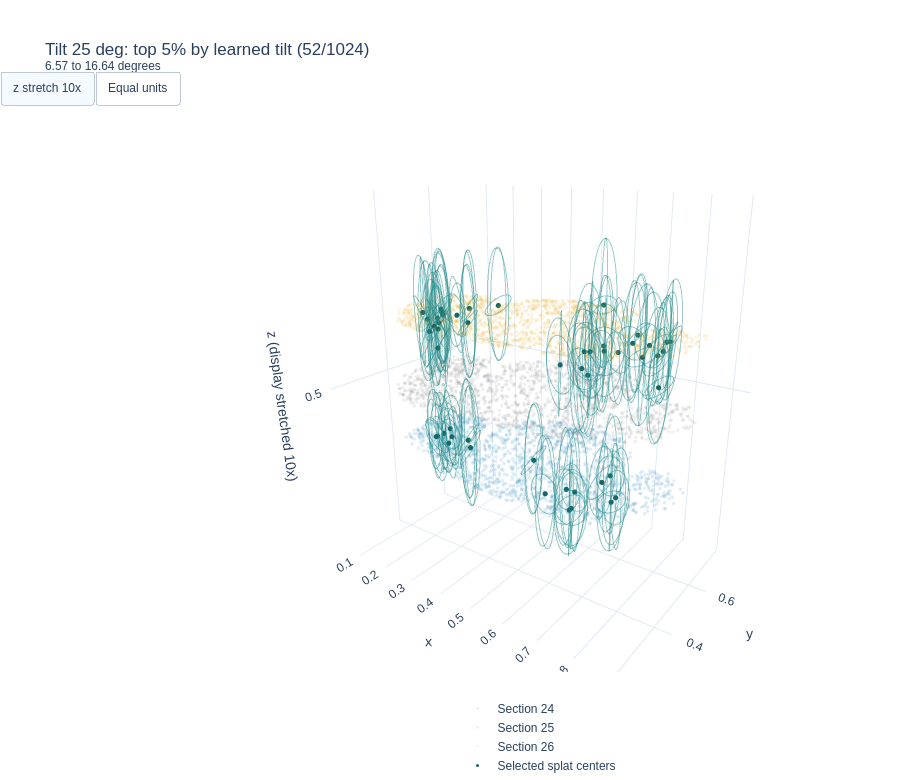

Notebook cell for this chart:
### Markdown cell above
## Interactive highest-tilt splats

Same fitted splat selection and geometry as the static highest-tilt view. Drag to rotate, scroll to zoom, and hover over contours or centers for splat IDs and learned angles. The buttons toggle equal-unit geometry and stretched z without changing model coordinates. A self-contained HTML file is exported under the current FIGURES directory and works offline if inline display is unavailable. Plotly is required; no retraining is performed.

### Code cell
# Requires fitted models and coordinates, not a new fit.
from paper import volumetric_registration_plots as volume_plots
import importlib
importlib.reload(volume_plots)

INTERACTIVE_TOP_TILT_PERCENT = float(globals().get('TOP_TILT_PERCENT', 5.))
INTERACTIVE_Z_STRETCH = float(globals().get('TILT_VIEW_Z_STRETCH',
                                         globals().get('Z_DISPLAY_STRETCH', 10.)))
interactive_tilt_figures = {}
for name, model in models.items():
    if model.splat_field.max_tilt_degrees <= 0:
        continue
    interactive = volume_plots.highest_tilt_figure(
        model, xyz, name=name, top_percent=INTERACTIVE_TOP_TILT_PERCENT,
        z_stretch=INTERACTIVE_Z_STRETCH, section_labels=SECTIONS)
    interactive_tilt_figures[name] = interactive
    filename = f'three_section_highest_tilt_{model.splat_field.max_tilt_degrees:g}deg_interactive.html'
    path = FIGURES/filename
    interactive.write_html(path, include_plotlyjs=True, full_html=True,
                           config={'scrollZoom': True, 'displaylogo': False})
    print('Standalone interactive figure:', path)
    interactive.show(renderer='plotly_mimetype',
                     config={'scrollZoom': True, 'displaylogo': False})
if not interactive_tilt_figures:
    raise RuntimeError('Load a fitted model with tilt enabled first.')

### Figure 1 — Plotly figure (JSON) as saved in the notebook; plotly's stock layout.template omitted (floating-point values rounded to 4 significant figures; data arrays with more than 128 entries replaced by an {"elided": "..."} marker saying what was removed)
{"data": [{"hoverinfo": "skip", "marker": {"color": "#0072b2", "opacity": 0.12, "size": 2}, "mode": "markers", "name": "Section 24", "type": "scatter3d", "x": {"elided": "1500 float values"}, "y": {"elided": "1500 float values"}, "z": {"elided": "1500 float values"}}, {"hoverinfo": "skip", "marker": {"color": "#777777", "opacity": 0.12, "size": 2}, "mode": "markers", "name": "Section 25", "type": "scatter3d", "x": {"elided": "1500 float values"}, "y": {"elided": "1500 float values"}, "z": {"elided": "1500 float values"}}, {"hoverinfo": "skip", "marker": {"color": "#e69f00", "opacity": 0.12, "size": 2}, "mode": "markers", "name": "Section 26", "type": "scatter3d", "x": {"elided": "1500 float values"}, "y": {"elided": "1500 float values"}, "z": {"elided": "1500 float values"}}, {"hovertemplate": "Splat 997<br>Tilt: 16.64 degrees<br>x: %{x:.4f}<br>y: %{y:.4f}<br>z: %{z:.4f}<extra></extra>", "legendgroup": "splats", "line": {"color": "#238b8b", "width": 2}, "mode": "lines", "name": "Splat 997", "opacity": 0.45, "showlegend": false, "type": "scatter3d", "x": {"elided": "183 float values"}, "y": {"elided": "183 float values"}, "z": {"elided": "183 float values"}}, {"hovertemplate": "Splat 64<br>Tilt: 16.6 degrees<br>x: %{x:.4f}<br>y: %{y:.4f}<br>z: %{z:.4f}<extra></extra>", "legendgroup": "splats", "line": {"color": "#238b8b", "width": 2}, "mode": "lines", "name": "Splat 64", "opacity": 0.45, "showlegend": false, "type": "scatter3d", "x": {"elided": "183 float values"}, "y": {"elided": "183 float values"}, "z": {"elided": "183 float values"}}, {"hovertemplate": "Splat 36<br>Tilt: 16.02 degrees<br>x: %{x:.4f}<br>y: %{y:.4f}<br>z: %{z:.4f}<extra></extra>", "legendgroup": "splats", "line": {"color": "#238b8b", "width": 2}, "mode": "lines", "name": "Splat 36", "opacity": 0.45, "showlegend": false, "type": "scatter3d", "x": {"elided": "183 float values"}, "y": {"elided": "183 float values"}, "z": {"elided": "183 float values"}}, {"hovertemplate": "Splat 116<br>Tilt: 14.49 degrees<br>x: %{x:.4f}<br>y: %{y:.4f}<br>z: %{z:.4f}<extra></extra>", "legendgroup": "splats", "line": {"color": "#238b8b", "width": 2}, "mode": "lines", "name": "Splat 116", "opacity": 0.45, "showlegend": false, "type": "scatter3d", "x": {"elided": "183 float values"}, "y": {"elided": "183 float values"}, "z": {"elided": "183 float values"}}, {"hovertemplate": "Splat 306<br>Tilt: 14.43 degrees<br>x: %{x:.4f}<br>y: %{y:.4f}<br>z: %{z:.4f}<extra></extra>", "legendgroup": "splats", "line": {"color": "#238b8b", "width": 2}, "mode": "lines", "name": "Splat 306", "opacity": 0.45, "showlegend": false, "type": "scatter3d", "x": {"elided": "183 float values"}, "y": {"elided": "183 float values"}, "z": {"elided": "183 float values"}}, {"hovertemplate": "Splat 735<br>Tilt: 14.42 degrees<br>x: %{x:.4f}<br>y: %{y:.4f}<br>z: %{z:.4f}<extra></extra>", "legendgroup": "splats", "line": {"color": "#238b8b", "width": 2}, "mode": "lines", "name": "Splat 735", "opacity": 0.45, "showlegend": false, "type": "scatter3d", "x": {"elided": "183 float values"}, "y": {"elided": "183 float values"}, "z": {"elided": "183 float values"}}, {"hovertemplate": "Splat 1022<br>Tilt: 14.41 degrees<br>x: %{x:.4f}<br>y: %{y:.4f}<br>z: %{z:.4f}<extra></extra>", "legendgroup": "splats", "line": {"color": "#238b8b", "width": 2}, "mode": "lines", "name": "Splat 1022", "opacity": 0.45, "showlegend": false, "type": "scatter3d", "x": {"elided": "183 float values"}, "y": {"elided": "183 float values"}, "z": {"elided": "183 float values"}}, {"hovertemplate": "Splat 192<br>Tilt: 13.68 degrees<br>x: %{x:.4f}<br>y: %{y:.4f}<br>z: %{z:.4f}<extra></extra>", "legendgroup": "splats", "line": {"color": "#238b8b", "width": 2}, "mode": "lines", "name": "Splat 192", "opacity": 0.45, "showlegend": false, "type": "scatter3d", "x": {"elided": "183 float values"}, "y": {"elided": "183 float values"}, "z": {"elided": "183 float values"}}, {"hovertemplate": "Splat 771<br>Tilt: 13.64 degrees<br>x: %{x:.4f}<br>y: %{y:.4f}<br>z: %{z:.4f}<extra></extra>", "legendgroup": "splats", "line": {"color": "#238b8b", "width": 2}, "mode": "lines", "name": "Splat 771", "opacity": 0.45, "showlegend": false, "type": "scatter3d", "x": {"elided": "183 float values"}, "y": {"elided": "183 float values"}, "z": {"elided": "183 float values"}}, {"hovertemplate": "Splat 756<br>Tilt: 13.49 degrees<br>x: %{x:.4f}<br>y: %{y:.4f}<br>z: %{z:.4f}<extra></extra>", "legendgroup": "splats", "line": {"color": "#238b8b", "width": 2}, "mode": "lines", "name": "Splat 756", "opacity": 0.45, "showlegend": false, "type": "scatter3d", "x": {"elided": "183 float values"}, "y": {"elided": "183 float values"}, "z": {"elided": "183 float values"}}, {"hovertemplate": "Splat 848<br>Tilt: 13.29 degrees<br>x: %{x:.4f}<br>y: %{y:.4f}<br>z: %{z:.4f}<extra></extra>", "legendgroup": "splats", "line": {"color": "#238b8b", "width": 2}, "mode": "lines", "name": "Splat 848", "opacity": 0.45, "showlegend": false, "type": "scatter3d", "x": {"elided": "183 float values"}, "y": {"elided": "183 float values"}, "z": {"elided": "183 float values"}}, {"hovertemplate": "Splat 1019<br>Tilt: 13.04 degrees<br>x: %{x:.4f}<br>y: %{y:.4f}<br>z: %{z:.4f}<extra></extra>", "legendgroup": "splats", "line": {"color": "#238b8b", "width": 2}, "mode": "lines", "name": "Splat 1019", "opacity": 0.45, "showlegend": false, "type": "scatter3d", "x": {"elided": "183 float values"}, "y": {"elided": "183 float values"}, "z": {"elided": "183 float values"}}, {"hovertemplate": "Splat 22<br>Tilt: 12.79 degrees<br>x: %{x:.4f}<br>y: %{y:.4f}<br>z: %{z:.4f}<extra></extra>", "legendgroup": "splats", "line": {"color": "#238b8b", "width": 2}, "mode": "lines", "name": "Splat 22", "opacity": 0.45, "showlegend": false, "type": "scatter3d", "x": {"elided": "183 float values"}, "y": {"elided": "183 float values"}, "z": {"elided": "183 float values"}}, {"hovertemplate": "Splat 878<br>Tilt: 12.43 degrees<br>x: %{x:.4f}<br>y: %{y:.4f}<br>z: %{z:.4f}<extra></extra>", "legendgroup": "splats", "line": {"color": "#238b8b", "width": 2}, "mode": "lines", "name": "Splat 878", "opacity": 0.45, "showlegend": false, "type": "scatter3d", "x": {"elided": "183 float values"}, "y": {"elided": "183 float values"}, "z": {"elided": "183 float values"}}, {"hovertemplate": "Splat 875<br>Tilt: 12.26 degrees<br>x: %{x:.4f}<br>y: %{y:.4f}<br>z: %{z:.4f}<extra></extra>", "legendgroup": "splats", "line": {"color": "#238b8b", "width": 2}, "mode": "lines", "name": "Splat 875", "opacity": 0.45, "showlegend": false, "type": "scatter3d", "x": {"elided": "183 float values"}, "y": {"elided": "183 float values"}, "z": {"elided": "183 float values"}}, {"hovertemplate": "Splat 855<br>Tilt: 12.2 degrees<br>x: %{x:.4f}<br>y: %{y:.4f}<br>z: %{z:.4f}<extra></extra>", "legendgroup": "splats", "line": {"color": "#238b8b", "width": 2}, "mode": "lines", "name": "Splat 855", "opacity": 0.45, "showlegend": false, "type": "scatter3d", "x": {"elided": "183 float values"}, "y": {"elided": "183 float values"}, "z": {"elided": "183 float values"}}, {"hovertemplate": "Splat 890<br>Tilt: 12.04 degrees<br>x: %{x:.4f}<br>y: %{y:.4f}<br>z: %{z:.4f}<extra></extra>", "legendgroup": "splats", "line": {"color": "#238b8b", "width": 2}, "mode": "lines", "name": "Splat 890", "opacity": 0.45, "showlegend": false, "type": "scatter3d", "x": {"elided": "183 float values"}, "y": {"elided": "183 float values"}, "z": {"elided": "183 float values"}}, {"hovertemplate": "Splat 980<br>Tilt: 12.01 degrees<br>x: %{x:.4f}<br>y: %{y:.4f}<br>z: %{z:.4f}<extra></extra>", "legendgroup": "splats", "line": {"color": "#238b8b", "width": 2}, "mode": "lines", "name": "Splat 980", "opacity": 0.45, "showlegend": false, "type": "scatter3d", "x": {"elided": "183 float values"}, "y": {"elided": "183 float values"}, "z": {"elided": "183 float values"}}, {"hovertemplate": "Splat 700<br>Tilt: 11.87 degrees<br>x: %{x:.4f}<br>y: %{y:.4f}<br>z: %{z:.4f}<extra></extra>", "legendgroup": "splats", "line": {"color": "#238b8b", "width": 2}, "mode": "lines", "name": "Splat 700", "opacity": 0.45, "showlegend": false, "type": "scatter3d", "x": {"elided": "183 float values"}, "y": {"elided": "183 float values"}, "z": {"elided": "183 float values"}}, {"hovertemplate": "Splat 376<br>Tilt: 11.85 degrees<br>x: %{x:.4f}<br>y: %{y:.4f}<br>z: %{z:.4f}<extra></extra>", "legendgroup": "splats", "line": {"color": "#238b8b", "width": 2}, "mode": "lines", "name": "Splat 376", "opacity": 0.45, "showlegend": false, "type": "scatter3d", "x": {"elided": "183 float values"}, "y": {"elided": "183 float values"}, "z": {"elided": "183 float values"}}, {"hovertemplate": "Splat 206<br>Tilt: 11.63 degrees<br>x: %{x:.4f}<br>y: %{y:.4f}<br>z: %{z:.4f}<extra></extra>", "legendgroup": "splats", "line": {"color": "#238b8b", "width": 2}, "mode": "lines", "name": "Splat 206", "opacity": 0.45, "showlegend": false, "type": "scatter3d", "x": {"elided": "183 float values"}, "y": {"elided": "183 float values"}, "z": {"elided": "183 float values"}}, {"hovertemplate": "Splat 777<br>Tilt: 11.49 degrees<br>x: %{x:.4f}<br>y: %{y:.4f}<br>z: %{z:.4f}<extra></extra>", "legendgroup": "splats", "line": {"color": "#238b8b", "width": 2}, "mode": "lines", "name": "Splat 777", "opacity": 0.45, "showlegend": false, "type": "scatter3d", "x": {"elided": "183 float values"}, "y": {"elided": "183 float values"}, "z": {"elided": "183 float values"}}, {"hovertemplate": "Splat 174<br>Tilt: 11.39 degrees<br>x: %{x:.4f}<br>y: %{y:.4f}<br>z: %{z:.4f}<extra></extra>", "legendgroup": "splats", "line": {"color": "#238b8b", "width": 2}, "mode": "lines", "name": "Splat 174", "opacity": 0.45, "showlegend": false, "type": "scatter3d", "x": {"elided": "183 float values"}, "y": {"elided": "183 float values"}, "z": {"elided": "183 float values"}}, {"hovertemplate": "Splat 79<br>Tilt: 11.32 degrees<br>x: %{x:.4f}<br>y: %{y:.4f}<br>z: %{z:.4f}<extra></extra>", "legendgroup": "splats", "line": {"color": "#238b8b", "width": 2}, "mode": "lines", "name": "Splat 79", "opacity": 0.45, "showlegend": false, "type": "scatter3d", "x": {"elided": "183 float values"}, "y": {"elided": "183 float values"}, "z": {"elided": "183 float values"}}, {"hovertemplate": "Splat 999<br>Tilt: 10.48 degrees<br>x: %{x:.4f}<br>y: %{y:.4f}<br>z: %{z:.4f}<extra></extra>", "legendgroup": "splats", "line": {"color": "#238b8b", "width": 2}, "mode": "lines", "name": "Splat 999", "opacity": 0.45, "showlegend": false, "type": "scatter3d", "x": {"elided": "183 float values"}, "y": {"elided": "183 float values"}, "z": {"elided": "183 float values"}}, {"hovertemplate": "Splat 217<br>Tilt: 10.28 degrees<br>x: %{x:.4f}<br>y: %{y:.4f}<br>z: %{z:.4f}<extra></extra>", "legendgroup": "splats", "line": {"color": "#238b8b", "width": 2}, "mode": "lines", "name": "Splat 217", "opacity": 0.45, "showlegend": false, "type": "scatter3d", "x": {"elided": "183 float values"}, "y": {"elided": "183 float values"}, "z": {"elided": "183 float values"}}, {"hovertemplate": "Splat 618<br>Tilt: 10.2 degrees<br>x: %{x:.4f}<br>y: %{y:.4f}<br>z: %{z:.4f}<extra></extra>", "legendgroup": "splats", "line": {"color": "#238b8b", "width": 2}, "mode": "lines", "name": "Splat 618", "opacity": 0.45, "showlegend": false, "type": "scatter3d", "x": {"elided": "183 float values"}, "y": {"elided": "183 float values"}, "z": {"elided": "183 float values"}}, {"hovertemplate": "Splat 882<br>Tilt: 10.04 degrees<br>x: %{x:.4f}<br>y: %{y:.4f}<br>z: %{z:.4f}<extra></extra>", "legendgroup": "splats", "line": {"color": "#238b8b", "width": 2}, "mode": "lines", "name": "Splat 882", "opacity": 0.45, "showlegend": false, "type": "scatter3d", "x": {"elided": "183 float values"}, "y": {"elided": "183 float values"}, "z": {"elided": "183 float values"}}, {"hovertemplate": "Splat 54<br>Tilt: 9.885 degrees<br>x: %{x:.4f}<br>y: %{y:.4f}<br>z: %{z:.4f}<extra></extra>", "legendgroup": "splats", "line": {"color": "#238b8b", "width": 2}, "mode": "lines", "name": "Splat 54", "opacity": 0.45, "showlegend": false, "type": "scatter3d", "x": {"elided": "183 float values"}, "y": {"elided": "183 float values"}, "z": {"elided": "183 float values"}}, {"hovertemplate": "Splat 220<br>Tilt: 9.554 degrees<br>x: %{x:.4f}<br>y: %{y:.4f}<br>z: %{z:.4f}<extra></extra>", "legendgroup": "splats", "line": {"color": "#238b8b", "width": 2}, "mode": "lines", "name": "Splat 220", "opacity": 0.45, "showlegend": false, "type": "scatter3d", "x": {"elided": "183 float values"}, "y": {"elided": "183 float values"}, "z": {"elided": "183 float values"}}, {"hovertemplate": "Splat 590<br>Tilt: 9.554 degrees<br>x: %{x:.4f}<br>y: %{y:.4f}<br>z: %{z:.4f}<extra></extra>", "legendgroup": "splats", "line": {"color": "#238b8b", "width": 2}, "mode": "lines", "name": "Splat 590", "opacity": 0.45, "showlegend": false, "type": "scatter3d", "x": {"elided": "183 float values"}, "y": {"elided": "183 float values"}, "z": {"elided": "183 float values"}}, {"hovertemplate": "Splat 1013<br>Tilt: 9.503 degrees<br>x: %{x:.4f}<br>y: %{y:.4f}<br>z: %{z:.4f}<extra></extra>", "legendgroup": "splats", "line": {"color": "#238b8b", "width": 2}, "mode": "lines", "name": "Splat 1013", "opacity": 0.45, "showlegend": false, "type": "scatter3d", "x": {"elided": "183 float values"}, "y": {"elided": "183 float values"}, "z": {"elided": "183 float values"}}, {"hovertemplate": "Splat 972<br>Tilt: 9.454 degrees<br>x: %{x:.4f}<br>y: %{y:.4f}<br>z: %{z:.4f}<extra></extra>", "legendgroup": "splats", "line": {"color": "#238b8b", "width": 2}, "mode": "lines", "name": "Splat 972", "opacity": 0.45, "showlegend": false, "type": "scatter3d", "x": {"elided": "183 float values"}, "y": {"elided": "183 float values"}, "z": {"elided": "183 float values"}}, {"hovertemplate": "Splat 959<br>Tilt: 9.041 degrees<br>x: %{x:.4f}<br>y: %{y:.4f}<br>z: %{z:.4f}<extra></extra>", "legendgroup": "splats", "line": {"color": "#238b8b", "width": 2}, "mode": "lines", "name": "Splat 959", "opacity": 0.45, "showlegend": false, "type": "scatter3d", "x": {"elided": "183 float values"}, "y": {"elided": "183 float values"}, "z": {"elided": "183 float values"}}, {"hovertemplate": "Splat 0<br>Tilt: 8.956 degrees<br>x: %{x:.4f}<br>y: %{y:.4f}<br>z: %{z:.4f}<extra></extra>", "legendgroup": "splats", "line": {"color": "#238b8b", "width": 2}, "mode": "lines", "name": "Splat 0", "opacity": 0.45, "showlegend": false, "type": "scatter3d", "x": {"elided": "183 float values"}, "y": {"elided": "183 float values"}, "z": {"elided": "183 float values"}}, {"hovertemplate": "Splat 289<br>Tilt: 8.947 degrees<br>x: %{x:.4f}<br>y: %{y:.4f}<br>z: %{z:.4f}<extra></extra>", "legendgroup": "splats", "line": {"color": "#238b8b", "width": 2}, "mode": "lines", "name": "Splat 289", "opacity": 0.45, "showlegend": false, "type": "scatter3d", "x": {"elided": "183 float values"}, "y": {"elided": "183 float values"}, "z": {"elided": "183 float values"}}, {"hovertemplate": "Splat 194<br>Tilt: 8.72 degrees<br>x: %{x:.4f}<br>y: %{y:.4f}<br>z: %{z:.4f}<extra></extra>", "legendgroup": "splats", "line": {"color": "#238b8b", "width": 2}, "mode": "lines", "name": "Splat 194", "opacity": 0.45, "showlegend": false, "type": "scatter3d", "x": {"elided": "183 float values"}, "y": {"elided": "183 float values"}, "z": {"elided": "183 float values"}}, {"hovertemplate": "Splat 779<br>Tilt: 8.442 degrees<br>x: %{x:.4f}<br>y: %{y:.4f}<br>z: %{z:.4f}<extra></extra>", "legendgroup": "splats", "line": {"color": "#238b8b", "width": 2}, "mode": "lines", "name": "Splat 779", "opacity": 0.45, "showlegend": false, "type": "scatter3d", "x": {"elided": "183 float values"}, "y": {"elided": "183 float values"}, "z": {"elided": "183 float values"}}, {"hovertemplate": "Splat 318<br>Tilt: 8.228 degrees<br>x: %{x:.4f}<br>y: %{y:.4f}<br>z: %{z:.4f}<extra></extra>", "legendgroup": "splats", "line": {"color": "#238b8b", "width": 2}, "mode": "lines", "name": "Splat 318", "opacity": 0.45, "showlegend": false, "type": "scatter3d", "x": {"elided": "183 float values"}, "y": {"elided": "183 float values"}, "z": {"elided": "183 float values"}}, {"hovertemplate": "Splat 857<br>Tilt: 8.092 degrees<br>x: %{x:.4f}<br>y: %{y:.4f}<br>z: %{z:.4f}<extra></extra>", "legendgroup": "splats", "line": {"color": "#238b8b", "width": 2}, "mode": "lines", "name": "Splat 857", "opacity": 0.45, "showlegend": false, "type": "scatter3d", "x": {"elided": "183 float values"}, "y": {"elided": "183 float values"}, "z": {"elided": "183 float values"}}, {"hovertemplate": "Splat 931<br>Tilt: 8.013 degrees<br>x: %{x:.4f}<br>y: %{y:.4f}<br>z: %{z:.4f}<extra></extra>", "legendgroup": "splats", "line": {"color": "#238b8b", "width": 2}, "mode": "lines", "name": "Splat 931", "opacity": 0.45, "showlegend": false, "type": "scatter3d", "x": {"elided": "183 float values"}, "y": {"elided": "183 float values"}, "z": {"elided": "183 float values"}}, {"hovertemplate": "Splat 207<br>Tilt: 7.761 degrees<br>x: %{x:.4f}<br>y: %{y:.4f}<br>z: %{z:.4f}<extra></extra>", "legendgroup": "splats", "line": {"color": "#238b8b", "width": 2}, "mode": "lines", "name": "Splat 207", "opacity": 0.45, "showlegend": false, "type": "scatter3d", "x": {"elided": "183 float values"}, "y": {"elided": "183 float values"}, "z": {"elided": "183 float values"}}, {"hovertemplate": "Splat 660<br>Tilt: 7.694 degrees<br>x: %{x:.4f}<br>y: %{y:.4f}<br>z: %{z:.4f}<extra></extra>", "legendgroup": "splats", "line": {"color": "#238b8b", "width": 2}, "mode": "lines", "name": "Splat 660", "opacity": 0.45, "showlegend": false, "type": "scatter3d", "x": {"elided": "183 float values"}, "y": {"elided": "183 float values"}, "z": {"elided": "183 float values"}}, {"hovertemplate": "Splat 837<br>Tilt: 7.559 degrees<br>x: %{x:.4f}<br>y: %{y:.4f}<br>z: %{z:.4f}<extra></extra>", "legendgroup": "splats", "line": {"color": "#238b8b", "width": 2}, "mode": "lines", "name": "Splat 837", "opacity": 0.45, "showlegend": false, "type": "scatter3d", "x": {"elided": "183 float values"}, "y": {"elided": "183 float values"}, "z": {"elided": "183 float values"}}, {"hovertemplate": "Splat 860<br>Tilt: 7.165 degrees<br>x: %{x:.4f}<br>y: %{y:.4f}<br>z: %{z:.4f}<extra></extra>", "legendgroup": "splats", "line": {"color": "#238b8b", "width": 2}, "mode": "lines", "name": "Splat 860", "opacity": 0.45, "showlegend": false, "type": "scatter3d", "x": {"elided": "183 float values"}, "y": {"elided": "183 float values"}, "z": {"elided": "183 float values"}}, {"hovertemplate": "Splat 687<br>Tilt: 6.884 degrees<br>x: %{x:.4f}<br>y: %{y:.4f}<br>z: %{z:.4f}<extra></extra>", "legendgroup": "splats", "line": {"color": "#238b8b", "width": 2}, "mode": "lines", "name": "Splat 687", "opacity": 0.45, "showlegend": false, "type": "scatter3d", "x": {"elided": "183 float values"}, "y": {"elided": "183 float values"}, "z": {"elided": "183 float values"}}, {"hovertemplate": "Splat 885<br>Tilt: 6.835 degrees<br>x: %{x:.4f}<br>y: %{y:.4f}<br>z: %{z:.4f}<extra></extra>", "legendgroup": "splats", "line": {"color": "#238b8b", "width": 2}, "mode": "lines", "name": "Splat 885", "opacity": 0.45, "showlegend": false, "type": "scatter3d", "x": {"elided": "183 float values"}, "y": {"elided": "183 float values"}, "z": {"elided": "183 float values"}}, {"hovertemplate": "Splat 1021<br>Tilt: 6.778 degrees<br>x: %{x:.4f}<br>y: %{y:.4f}<br>z: %{z:.4f}<extra></extra>", "legendgroup": "splats", "line": {"color": "#238b8b", "width": 2}, "mode": "lines", "name": "Splat 1021", "opacity": 0.45, "showlegend": false, "type": "scatter3d", "x": {"elided": "183 float values"}, "y": {"elided": "183 float values"}, "z": {"elided": "183 float values"}}, {"hovertemplate": "Splat 637<br>Tilt: 6.687 degrees<br>x: %{x:.4f}<br>y: %{y:.4f}<br>z: %{z:.4f}<extra></extra>", "legendgroup": "splats", "line": {"color": "#238b8b", "width": 2}, "mode": "lines", "name": "Splat 637", "opacity": 0.45, "showlegend": false, "type": "scatter3d", "x": {"elided": "183 float values"}, "y": {"elided": "183 float values"}, "z": {"elided": "183 float values"}}, {"hovertemplate": "Splat 483<br>Tilt: 6.592 degrees<br>x: %{x:.4f}<br>y: %{y:.4f}<br>z: %{z:.4f}<extra></extra>", "legendgroup": "splats", "line": {"color": "#238b8b", "width": 2}, "mode": "lines", "name": "Splat 483", "opacity": 0.45, "showlegend": false, "type": "scatter3d", "x": {"elided": "183 float values"}, "y": {"elided": "183 float values"}, "z": {"elided": "183 float values"}}, {"hovertemplate": "Splat 928<br>Tilt: 6.58 degrees<br>x: %{x:.4f}<br>y: %{y:.4f}<br>z: %{z:.4f}<extra></extra>", "legendgroup": "splats", "line": {"color": "#238b8b", "width": 2}, "mode": "lines", "name": "Splat 928", "opacity": 0.45, "showlegend": false, "type": "scatter3d", "x": {"elided": "183 float values"}, "y": {"elided": "183 float values"}, "z": {"elided": "183 float values"}}, {"hovertemplate": "Splat 926<br>Tilt: 6.573 degrees<br>x: %{x:.4f}<br>y: %{y:.4f}<br>z: %{z:.4f}<extra></extra>", "legendgroup": "splats", "line": {"color": "#238b8b", "width": 2}, "mode": "lines", "name": "Splat 926", "opacity": 0.45, "showlegend": false, "type": "scatter3d", "x": {"elided": "183 float values"}, "y": {"elided": "183 float values"}, "z": {"elided": "183 float values"}}, {"customdata": [[997.0, 16.64], [64.0, 16.6], [36.0, 16.02], [116.0, 14.49], [306.0, 14.43], [735.0, 14.42], [1022.0, 14.41], [192.0, 13.68], [771.0, 13.64], [756.0, 13.49], [848.0, 13.29], [1019.0, 13.04], [22.0, 12.79], [878.0, 12.43], [875.0, 12.26], [855.0, 12.2], [890.0, 12.04], [980.0, 12.01], [700.0, 11.87], [376.0, 11.85], [206.0, 11.63], [777.0, 11.49], [174.0, 11.39], [79.0, 11.32], [999.0, 10.48], [217.0, 10.28], [618.0, 10.2], [882.0, 10.04], [54.0, 9.885], [220.0, 9.554], [590.0, 9.554], [1013.0, 9.503], [972.0, 9.454], [959.0, 9.041], [0.0, 8.956], [289.0, 8.947], [194.0, 8.72], [779.0, 8.442], [318.0, 8.228], [857.0, 8.092], [931.0, 8.013], [207.0, 7.761], [660.0, 7.694], [837.0, 7.559], [860.0, 7.165], [687.0, 6.884], [885.0, 6.835], [1021.0, 6.778], [637.0, 6.687], [483.0, 6.592], [928.0, 6.58], [926.0, 6.573]], "hovertemplate": "Splat %{customdata[0]:.0f}<br>Tilt: %{customdata[1]:.4g} degrees<br>x: %{x:.4f}<br>y: %{y:.4f}<br>z: %{z:.4f}<extra></extra>", "marker": {"color": "#176565", "size": 3}, "mode": "markers", "name": "Selected splat centers", "type": "scatter3d", "x": [0.2342, 0.2516, 0.7157, 0.2399, 0.7251, 0.7221, 0.6872, 0.2082, 0.7319, 0.7536, 0.2877, 0.823, 0.1865, 0.8255, 0.3404, 0.7596, 0.8137, 0.2662, 0.2516, 0.7204, 0.1956, 0.1925, 0.7826, 0.6956, 0.2629, 0.7778, 0.7164, 0.8235, 0.2008, 0.7383, 0.3158, 0.7322, 0.3638, 0.1977, 0.5076, 0.6602, 0.3615, 0.7321, 0.3689, 0.7557, 0.2613, 0.6322, 0.2627, 0.8289, 0.7485, 0.7187, 0.288, 0.8445, 0.2537, 0.5336, 0.8212, 0.1982], "y": [0.4946, 0.4201, 0.4542, 0.4468, 0.3017, 0.3468, 0.3081, 0.4172, 0.3532, 0.3762, 0.3337, 0.4935, 0.4983, 0.5319, 0.3091, 0.4278, 0.4686, 0.3863, 0.4208, 0.3012, 0.463, 0.4099, 0.4015, 0.3631, 0.513, 0.3892, 0.3738, 0.5199, 0.4304, 0.4535, 0.3214, 0.3541, 0.2805, 0.473, 0.4629, 0.3825, 0.3845, 0.4115, 0.3679, 0.5028, 0.5067, 0.3342, 0.3936, 0.5416, 0.5409, 0.3445, 0.6051, 0.4613, 0.3634, 0.7571, 0.422, 0.4752], "z": [0.5162, 0.482, 0.4824, 0.4826, 0.4827, 0.518, 0.5155, 0.4829, 0.518, 0.5179, 0.516, 0.5152, 0.482, 0.5175, 0.518, 0.5165, 0.518, 0.518, 0.518, 0.4822, 0.482, 0.518, 0.4827, 0.4832, 0.518, 0.482, 0.5119, 0.5156, 0.4824, 0.4849, 0.518, 0.518, 0.5144, 0.5178, 0.4822, 0.482, 0.4849, 0.5179, 0.4878, 0.5168, 0.5143, 0.482, 0.5167, 0.5175, 0.5177, 0.5143, 0.5175, 0.5091, 0.518, 0.518, 0.5166, 0.5171]}], "layout": {"font": {"family": "Helvetica, Nimbus Sans, Arial, sans-serif"}, "height": 780, "legend": {"orientation": "h", "x": 0.5, "xanchor": "center", "y": -0.04}, "margin": {"b": 10, "l": 0, "r": 0, "t": 110}, "scene": {"aspectmode": "manual", "aspectratio": {"x": 0.93, "y": 0.6149, "z": 1}, "camera": {"eye": {"x": 0.9702, "y": -1.386, "z": 0.6156}}, "dragmode": "orbit", "xaxis": {"range": [0.05333, 0.9467], "title": {"text": "x"}}, "yaxis": {"range": [0.2047, 0.7953], "title": {"text": "y"}}, "zaxis": {"range": [0.452, 0.548], "title": {"text": "z (display stretched 10x)"}}}, "title": {"text": "Tilt 25 deg: top 5% by learned tilt (52/1024)<br><sup>6.57 to 16.64 degrees</sup>"}, "uirevision": "highest-tilt-view", "updatemenus": [{"buttons": [{"args": [{"scene.aspectratio": {"x": 0.93, "y": 0.6149, "z": 1}, "scene.zaxis.title.text": "z (display stretched 10x)"}], "label": "z stretch 10x", "method": "relayout"}, {"args": [{"scene.aspectratio": {"x": 1, "y": 0.6612, "z": 0.1075}, "scene.zaxis.title.text": "z (equal units)"}], "label": "Equal units", "method": "relayout"}], "direction": "right", "type": "buttons", "x": 0, "y": 1.07}]}}
